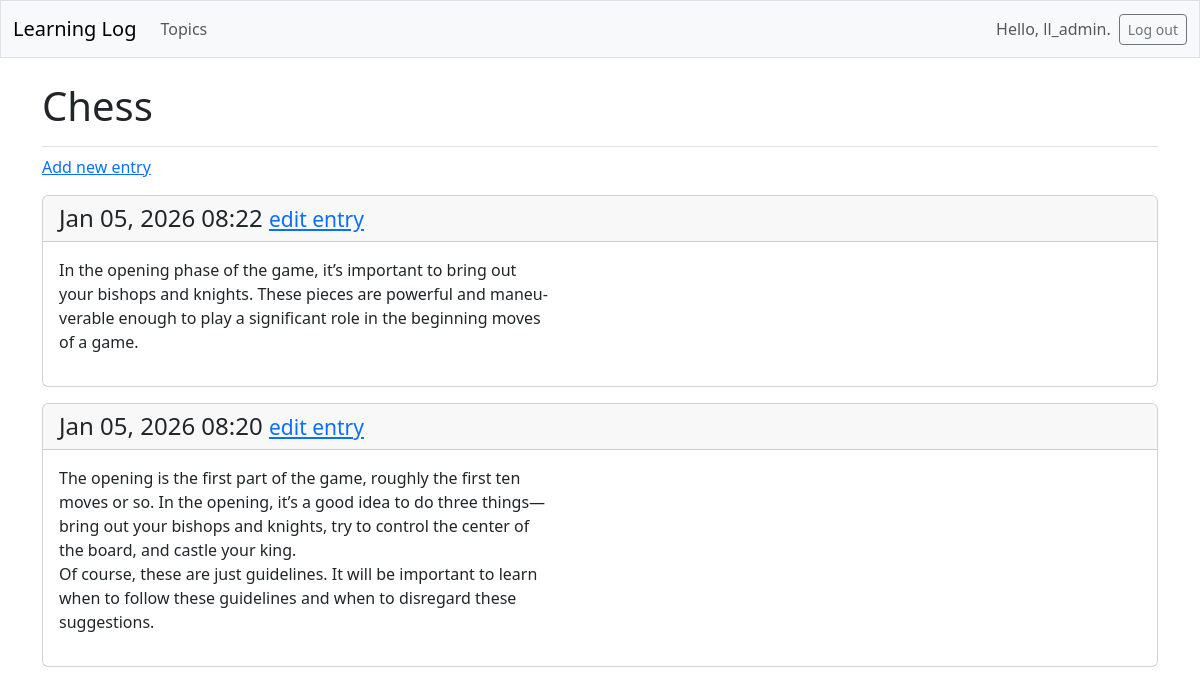
The page /topics/1/ (signed in) on the database as committed earlier.
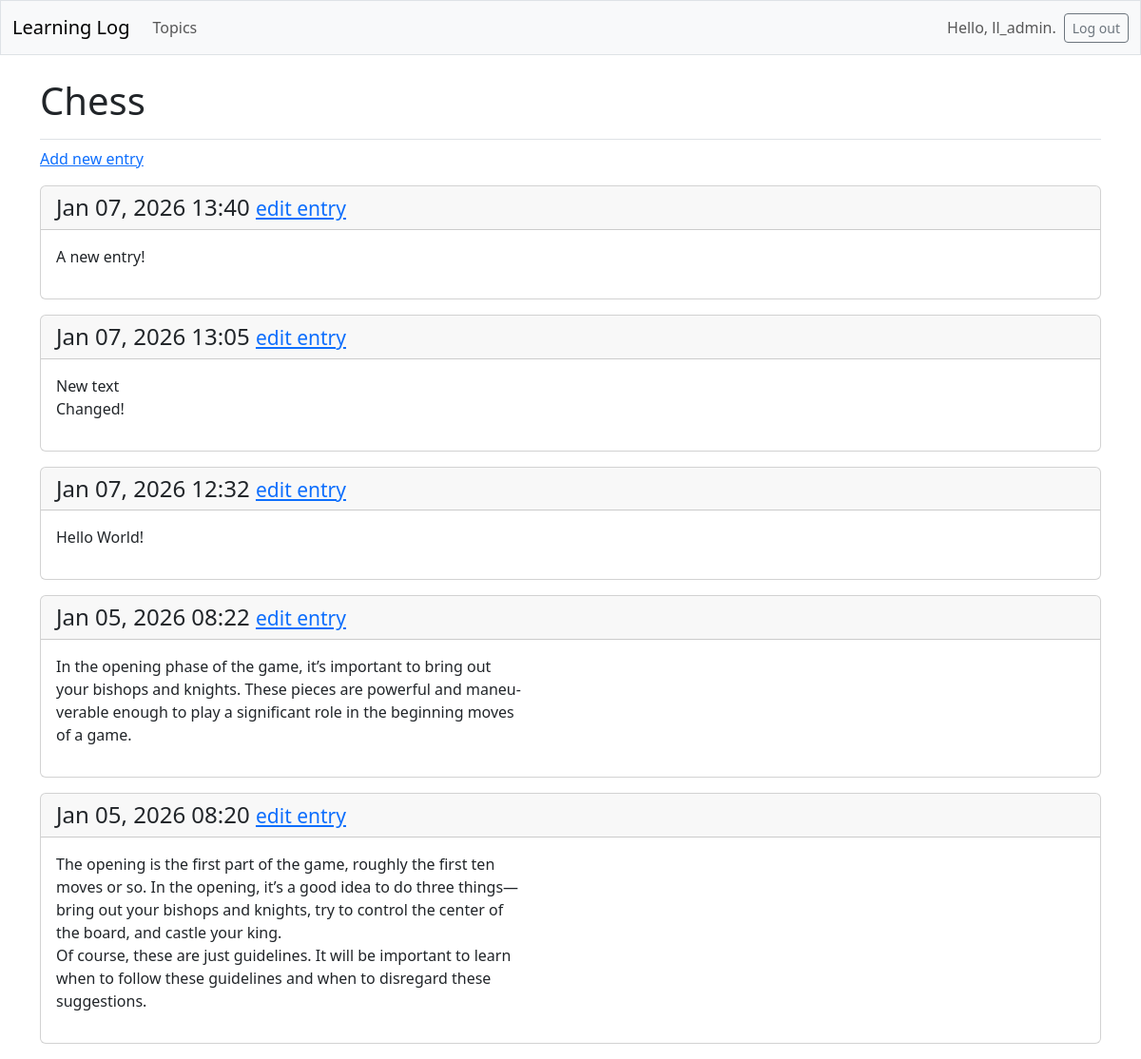
The same page on the database as committed later.
### learning_logs/models.py (models this page shows, shortened)
class Topic(models.Model):
  text = models.CharField(max_length=200)
  date_added = models.DateTimeField(auto_now_add=True)
  owner = models.ForeignKey(User, on_delete=models.CASCADE)

class Entry(models.Model):
  topic = models.ForeignKey(Topic, on_delete=models.CASCADE)
  text = models.TextField()
  date_added = models.DateTimeField(auto_now_add=True)
  class Meta:
    verbose_name_plural = 'entries'

### learning_logs/views.py (the view)
# urls.py: path('topics/<int:topic_id>/', views.topic, name='topic'),
@login_required
def topic(request, topic_id):
  topic = Topic.objects.get(id=topic_id)
  if topic.owner != request.user:
    raise Http404
  entries = topic.entry_set.order_by('-date_added')
  context = {'topic': topic, 'entries': entries}
  return render(request, 'learning_logs/topic.html', context)

### learning_logs/templates/learning_logs/topic.html
{% extends 'learning_logs/base.html' %}
{% block page_header %}
<h1>{{ topic.text }}</h1>
{% endblock page_header %}
{% block content %}
<p>
  <a href="{% url 'learning_logs:new_entry' topic.id %}">Add new entry</a>
</p>
{% for entry in entries %}
<div class="card mb-3">
  <h4 class="card-header">
    {{ entry.date_added|date:'M d, Y H:i' }}
    <small
      ><a href="{% url 'learning_logs:edit_entry' entry.id %}">
        edit entry</a
      ></small
    >
  </h4>
  <div class="card-body">{{ entry.text|linebreaks }}</div>
</div>
{% empty %}
<p>There are no entries for this topic yet.</p>
{% endfor %}
{% endblock content %}

### learning_logs/templates/learning_logs/base.html (shortened to what this page needs)
<!DOCTYPE html>
<html lang="en">
  <head>
    {% load django_bootstrap5 %} {% bootstrap_css %} {% bootstrap_javascript %}
  </head>
  <body>
    <nav class="navbar navbar-expand-md navbar-light bg-light mb-4 border">
      <div class="container-fluid">
        <a class="navbar-brand" href="{% url 'learning_logs:index' %}">
          Learning Log</a
        >
        <div class="collapse navbar-collapse" id="navbarCollapse">
          <ul class="navbar-nav me-auto mb-2 mb-md-0">
            <li class="nav-item">
              <a class="nav-link" href="{% url 'learning_logs:topics' %}">
                Topics</a
              >
            </li>
          </ul>
          <ul class="navbar-nav ms-auto mb-2 mb-md-0">
            {% if user.is_authenticated %}
            <li class="nav-item">
              <span class="navbar-text me-2">Hello, {{ user.username }}. </span>
            </li>
            {% endif %}
          </ul>
          {% if user.is_authenticated %}
          <form action="{% url 'accounts:logout' %}" method="post">
            <button name="submit" class="btn btn-outline-secondary btn-sm">
              Log out
            </button>
          </form>
          {% endif %}
        </div>
      </div>
    </nav>
    <main class="container">
      <div class="pb-2 mb-2 border-bottom">
        {% block page_header %}{% endblock page_header %}
      </div>
      <div>{% block content %}{% endblock content %}</div>
    </main>
  </body>
</html>

Rows that differ between the two databases and show on the page:
added Entry: date_added "Jan 07, 2026 13:40", text "A new entry!"
added Entry: date_added "Jan 07, 2026 13:05", text "New text Changed!"
added Entry: date_added "Jan 07, 2026 12:32", text "Hello World!"
